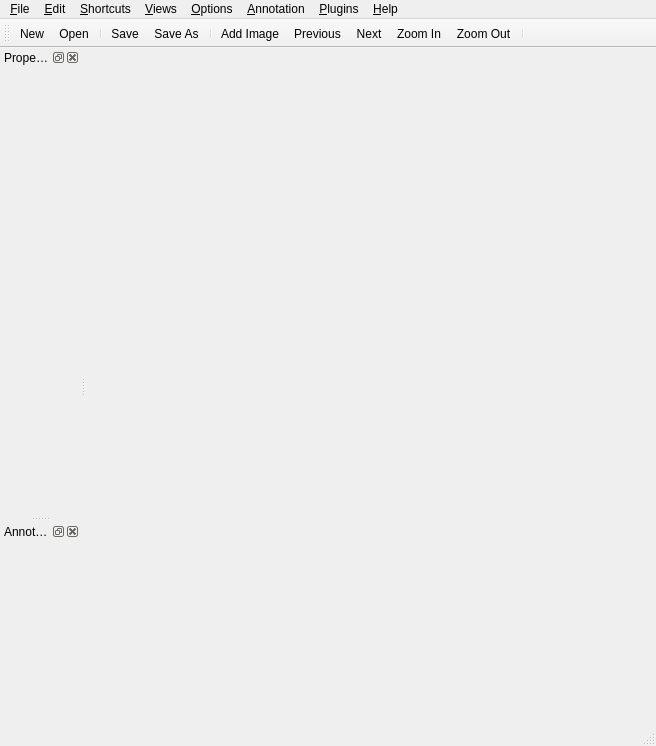
<?xml version="1.0" encoding="UTF-8"?>
<ui version="4.0">
 <class>MainWindow</class>
 <widget class="QMainWindow" name="MainWindow">
  <property name="geometry">
   <rect>
    <x>0</x>
    <y>0</y>
    <width>656</width>
    <height>746</height>
   </rect>
  </property>
  <property name="windowTitle">
   <string>sloth</string>
  </property>
  <property name="windowIcon">
   <iconset resource="icons.qrc">
    <normaloff>:/icons/sloth.svg</normaloff>:/icons/sloth.svg</iconset>
  </property>
  <widget class="QWidget" name="centralWidget"/>
  <widget class="QMenuBar" name="menubar">
   <property name="geometry">
    <rect>
     <x>0</x>
     <y>0</y>
     <width>656</width>
     <height>25</height>
    </rect>
   </property>
   <widget class="QMenu" name="menuFile">
    <property name="title">
     <string>&amp;File</string>
    </property>
    <addaction name="actionNew"/>
    <addaction name="actionOpen"/>
    <addaction name="actionSave"/>
    <addaction name="actionSave_As"/>
    <addaction name="separator"/>
    <addaction name="actionExit"/>
   </widget>
   <widget class="QMenu" name="menu_Edit">
    <property name="title">
     <string>&amp;Edit</string>
    </property>
    <addaction name="action_Add_Image"/>
   </widget>
   <widget class="QMenu" name="menu_Views">
    <property name="title">
     <string>&amp;Views</string>
    </property>
    <addaction name="actionLocked"/>
   </widget>
   <widget class="QMenu" name="menu_Help">
    <property name="title">
     <string>&amp;Help</string>
    </property>
    <addaction name="action_About"/>
   </widget>
   <widget class="QMenu" name="menuPlugins">
    <property name="title">
     <string>&amp;Plugins</string>
    </property>
   </widget>
   <widget class="QMenu" name="menuShortcuts">
    <property name="title">
     <string>&amp;Shortcuts</string>
    </property>
   </widget>
   <widget class="QMenu" name="menuOptions">
    <property name="title">
     <string>&amp;Options</string>
    </property>
   </widget>
   <widget class="QMenu" name="menuAnnotation">
    <property name="title">
     <string>&amp;Annotation</string>
    </property>
   </widget>
   <addaction name="menuFile"/>
   <addaction name="menu_Edit"/>
   <addaction name="menuShortcuts"/>
   <addaction name="menu_Views"/>
   <addaction name="menuOptions"/>
   <addaction name="menuAnnotation"/>
   <addaction name="menuPlugins"/>
   <addaction name="menu_Help"/>
  </widget>
  <widget class="QStatusBar" name="statusbar"/>
  <widget class="QToolBar" name="toolBar">
   <property name="windowTitle">
    <string>Toolbar</string>
   </property>
   <attribute name="toolBarArea">
    <enum>TopToolBarArea</enum>
   </attribute>
   <attribute name="toolBarBreak">
    <bool>false</bool>
   </attribute>
   <addaction name="actionNew"/>
   <addaction name="actionOpen"/>
   <addaction name="separator"/>
   <addaction name="actionSave"/>
   <addaction name="actionSave_As"/>
   <addaction name="separator"/>
   <addaction name="action_Add_Image"/>
   <addaction name="actionPrevious"/>
   <addaction name="actionNext"/>
   <addaction name="actionZoom_In"/>
   <addaction name="actionZoom_Out"/>
   <addaction name="separator"/>
  </widget>
  <widget class="QDockWidget" name="dockProperties">
   <property name="enabled">
    <bool>true</bool>
   </property>
   <property name="minimumSize">
    <size>
     <width>80</width>
     <height>44</height>
    </size>
   </property>
   <property name="windowTitle">
    <string>Properties</string>
   </property>
   <attribute name="dockWidgetArea">
    <number>1</number>
   </attribute>
   <widget class="QWidget" name="dockPropertiesContents"/>
  </widget>
  <widget class="QDockWidget" name="dockAnnotations">
   <property name="windowTitle">
    <string>Annotations</string>
   </property>
   <attribute name="dockWidgetArea">
    <number>1</number>
   </attribute>
   <widget class="QWidget" name="dockAnnotationsContents"/>
  </widget>
  <action name="actionOpen">
   <property name="icon">
    <iconset resource="icons.qrc">
     <normaloff>:/icons/folder_table.png</normaloff>:/icons/folder_table.png</iconset>
   </property>
   <property name="text">
    <string>&amp;Open</string>
   </property>
   <property name="statusTip">
    <string>Open existing annotation file</string>
   </property>
   <property name="shortcut">
    <string>Ctrl+O</string>
   </property>
  </action>
  <action name="actionNew">
   <property name="icon">
    <iconset resource="icons.qrc">
     <normaloff>:/icons/page_white_text.png</normaloff>:/icons/page_white_text.png</iconset>
   </property>
   <property name="text">
    <string>&amp;New</string>
   </property>
   <property name="statusTip">
    <string>Create new annotation file</string>
   </property>
  </action>
  <action name="actionSave">
   <property name="icon">
    <iconset resource="icons.qrc">
     <normaloff>:/icons/disk.png</normaloff>:/icons/disk.png</iconset>
   </property>
   <property name="text">
    <string>&amp;Save</string>
   </property>
   <property name="shortcut">
    <string>Ctrl+S</string>
   </property>
  </action>
  <action name="actionExit">
   <property name="icon">
    <iconset resource="icons.qrc">
     <normaloff>:/icons/door_in.png</normaloff>:/icons/door_in.png</iconset>
   </property>
   <property name="text">
    <string>&amp;Exit</string>
   </property>
   <property name="menuRole">
    <enum>QAction::QuitRole</enum>
   </property>
  </action>
  <action name="action_Add_Image">
   <property name="icon">
    <iconset resource="icons.qrc">
     <normaloff>:/icons/picture_add.png</normaloff>:/icons/picture_add.png</iconset>
   </property>
   <property name="text">
    <string>&amp;Add Image</string>
   </property>
   <property name="shortcut">
    <string>Ctrl+I</string>
   </property>
  </action>
  <action name="actionNext">
   <property name="icon">
    <iconset resource="icons.qrc">
     <normaloff>:/icons/arrow_right.png</normaloff>:/icons/arrow_right.png</iconset>
   </property>
   <property name="text">
    <string>Next</string>
   </property>
  </action>
  <action name="actionPrevious">
   <property name="icon">
    <iconset resource="icons.qrc">
     <normaloff>:/icons/arrow_left.png</normaloff>:/icons/arrow_left.png</iconset>
   </property>
   <property name="text">
    <string>Previous</string>
   </property>
  </action>
  <action name="actionZoom_In">
   <property name="icon">
    <iconset resource="icons.qrc">
     <normaloff>:/icons/zoom_in.png</normaloff>:/icons/zoom_in.png</iconset>
   </property>
   <property name="text">
    <string>Zoom In</string>
   </property>
  </action>
  <action name="actionZoom_Out">
   <property name="icon">
    <iconset resource="icons.qrc">
     <normaloff>:/icons/zoom_out.png</normaloff>:/icons/zoom_out.png</iconset>
   </property>
   <property name="text">
    <string>Zoom Out</string>
   </property>
  </action>
  <action name="actionMask">
   <property name="checkable">
    <bool>true</bool>
   </property>
   <property name="text">
    <string>Mask</string>
   </property>
   <property name="shortcut">
    <string>M</string>
   </property>
  </action>
  <action name="actionSelection">
   <property name="checkable">
    <bool>true</bool>
   </property>
   <property name="text">
    <string>Selection</string>
   </property>
   <property name="shortcut">
    <string>S</string>
   </property>
  </action>
  <action name="actionRectangle">
   <property name="checkable">
    <bool>true</bool>
   </property>
   <property name="text">
    <string>Rectangle</string>
   </property>
   <property name="shortcut">
    <string>R</string>
   </property>
  </action>
  <action name="actionSave_As">
   <property name="icon">
    <iconset resource="icons.qrc">
     <normaloff>:/icons/disk_multiple.png</normaloff>:/icons/disk_multiple.png</iconset>
   </property>
   <property name="text">
    <string>Save &amp;As</string>
   </property>
  </action>
  <action name="action_About">
   <property name="text">
    <string>&amp;About</string>
   </property>
  </action>
  <action name="actionPoint">
   <property name="checkable">
    <bool>true</bool>
   </property>
   <property name="text">
    <string>Point</string>
   </property>
   <property name="shortcut">
    <string>P</string>
   </property>
  </action>
  <action name="actionLocked">
   <property name="checkable">
    <bool>true</bool>
   </property>
   <property name="text">
    <string>&amp;Locked</string>
   </property>
  </action>
 </widget>
 <resources>
  <include location="icons.qrc"/>
 </resources>
 <connections/>
</ui>
